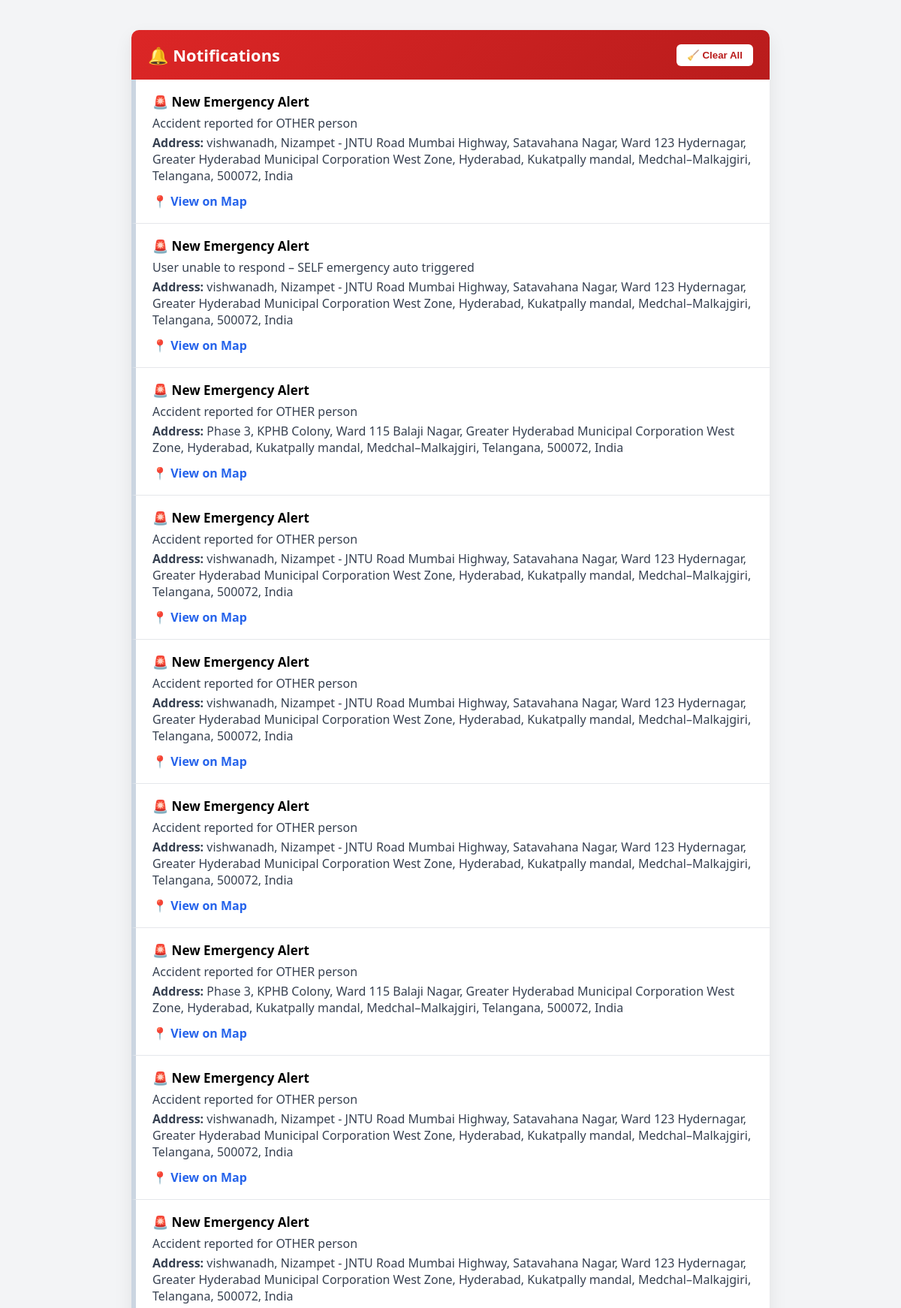
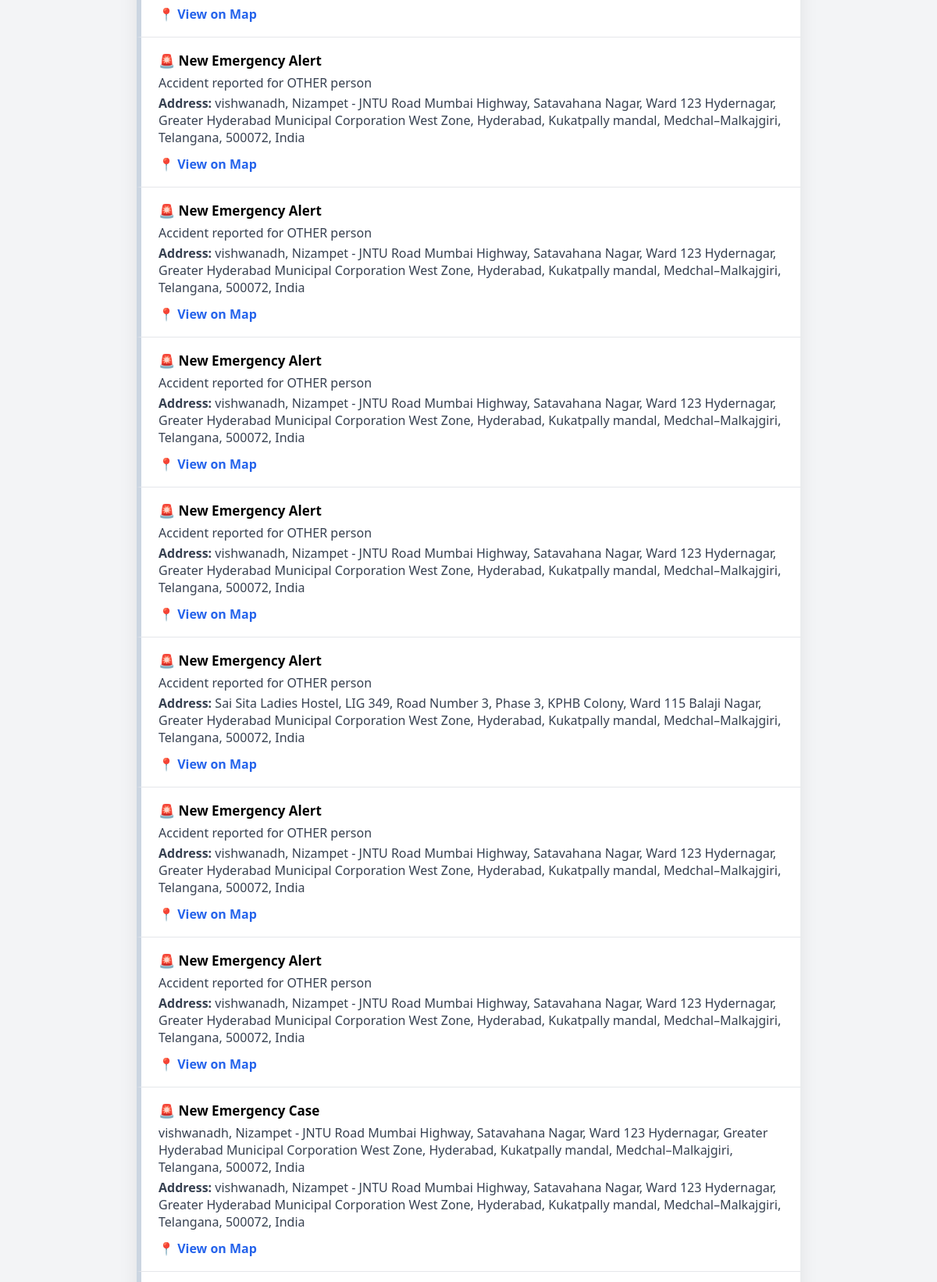
The page /notifications/ (signed in, upper part) on the database its author committed (2 pictures, top to bottom).
### Alert_system/models.py (models this page shows)
class Notification(models.Model):
    user = models.ForeignKey(User, on_delete=models.CASCADE, related_name="notifications")
    title = models.CharField(max_length=255)
    message = models.TextField()
    address = models.TextField(blank=True)
    latitude = models.FloatField(null=True, blank=True)
    longitude = models.FloatField(null=True, blank=True)
    public_alert = models.ForeignKey(
        "PolicePublicAlert",
        null=True,
        blank=True,
        on_delete=models.CASCADE
    )
    is_read = models.BooleanField(default=False)
    created_at = models.DateTimeField(auto_now_add=True)

### Alert_system/views.py (the view)
# urls.py: path("notifications/", views.notifications, name="notifications"),
@login_required
def notifications(request):
    notes = request.user.notifications.order_by("-created_at")
    request.user.notifications.filter(is_read=False).update(is_read=True)
    return render(request, "notifications.html", {
        "notifications": notes
    })

### templates/notifications.html (shortened to what this page needs)
{% load static %}
<!DOCTYPE html>
<html lang="en">
<head>
</head>
<body>
<div class="container">
    <div class="header">
        <h2>🔔 Notifications</h2>
        {% if notifications %}
        <form method="POST" action="{% url 'clear_notifications' %}">
            <button class="clear-btn">🧹 Clear All</button>
        </form>
        {% endif %}
    </div>
    {% for note in notifications %}
    <div class="notification {% if not note.is_read %}new{% endif %}">
        <h4>
            {{ note.title }}
        </h4>
        <p>{{ note.message }}</p>
        <p><strong>Address:</strong> {{ note.address }}</p>
        <a class="map-link" target="_blank"
           href="https://maps.google.com/?q={{ note.latitude }},{{ note.longitude }}">
            📍 View on Map
        </a>
    </div>
    {% empty %}
    <p class="empty">No notifications available 🚫</p>
    {% endfor %}
</div>
</body>
</html>

### templates/notifications.html (style rules this page uses)
body { font-family: "Segoe UI", Tahoma, sans-serif; background: #f3f4f6; margin: 0; padding: 0; }
.container { max-width: 850px; margin: 40px auto; background: #ffffff; border-radius: 10px; box-shadow: 0 10px 25px rgba(0,0,0,0.08); overflow: hidden; }
.header { display: flex; justify-content: space-between; align-items: center; padding: 18px 22px; background: linear-gradient(135deg, #dc2626, #b91c1c); color: white; }
.header h2 { margin: 0; font-size: 22px; }
.clear-btn { background: white; color: #b91c1c; border: none; padding: 7px 14px; border-radius: 6px; font-weight: bold; cursor: pointer; }
.notification { padding: 18px 22px; border-bottom: 1px solid #e5e7eb; border-left: 6px solid #cbd5e1; background: #ffffff; transition: transform 0.3s ease; }
.notification h4 { margin: 0 0 6px; font-size: 17px; display: flex; align-items: center; }
.notification p { margin: 4px 0; color: #374151; }
.map-link { display: inline-block; margin-top: 8px; text-decoration: none; color: #2563eb; font-weight: 600; }

### rows shown on the page
Notification: title "🚨 New Emergency Alert", message "Accident reported for OTHER person", address "vishwanadh, Nizampet - JNTU Road Mumbai Highway, Satavahana Nagar, Ward 123 Hydernagar, Greater Hyderabad Municipal Corporation West Zone, Hyderabad, Kukatpally mandal, Medchal–Malkajgiri, Telangana, 500072, India"
Notification: title "🚨 New Emergency Alert", message "User unable to respond – SELF emergency auto triggered", address "vishwanadh, Nizampet - JNTU Road Mumbai Highway, Satavahana Nagar, Ward 123 Hydernagar, Greater Hyderabad Municipal Corporation West Zone, Hyderabad, Kukatpally mandal, Medchal–Malkajgiri, Telangana, 500072, India"
Notification: title "🚨 New Emergency Alert", message "Accident reported for OTHER person", address "Phase 3, KPHB Colony, Ward 115 Balaji Nagar, Greater Hyderabad Municipal Corporation West Zone, Hyderabad, Kukatpally mandal, Medchal–Malkajgiri, Telangana, 500072, India"
Notification: title "🚨 New Emergency Alert", message "Accident reported for OTHER person", address "vishwanadh, Nizampet - JNTU Road Mumbai Highway, Satavahana Nagar, Ward 123 Hydernagar, Greater Hyderabad Municipal Corporation West Zone, Hyderabad, Kukatpally mandal, Medchal–Malkajgiri, Telangana, 500072, India"
Notification: title "🚨 New Emergency Alert", message "Accident reported for OTHER person", address "vishwanadh, Nizampet - JNTU Road Mumbai Highway, Satavahana Nagar, Ward 123 Hydernagar, Greater Hyderabad Municipal Corporation West Zone, Hyderabad, Kukatpally mandal, Medchal–Malkajgiri, Telangana, 500072, India"
Notification: title "🚨 New Emergency Alert", message "Accident reported for OTHER person", address "vishwanadh, Nizampet - JNTU Road Mumbai Highway, Satavahana Nagar, Ward 123 Hydernagar, Greater Hyderabad Municipal Corporation West Zone, Hyderabad, Kukatpally mandal, Medchal–Malkajgiri, Telangana, 500072, India"
Notification: title "🚨 New Emergency Alert", message "Accident reported for OTHER person", address "Phase 3, KPHB Colony, Ward 115 Balaji Nagar, Greater Hyderabad Municipal Corporation West Zone, Hyderabad, Kukatpally mandal, Medchal–Malkajgiri, Telangana, 500072, India"
Notification: title "🚨 New Emergency Alert", message "Accident reported for OTHER person", address "vishwanadh, Nizampet - JNTU Road Mumbai Highway, Satavahana Nagar, Ward 123 Hydernagar, Greater Hyderabad Municipal Corporation West Zone, Hyderabad, Kukatpally mandal, Medchal–Malkajgiri, Telangana, 500072, India"
Notification: title "🚨 New Emergency Alert", message "Accident reported for OTHER person", address "vishwanadh, Nizampet - JNTU Road Mumbai Highway, Satavahana Nagar, Ward 123 Hydernagar, Greater Hyderabad Municipal Corporation West Zone, Hyderabad, Kukatpally mandal, Medchal–Malkajgiri, Telangana, 500072, India"
Notification: title "🚨 New Emergency Alert", message "Accident reported for OTHER person", address "vishwanadh, Nizampet - JNTU Road Mumbai Highway, Satavahana Nagar, Ward 123 Hydernagar, Greater Hyderabad Municipal Corporation West Zone, Hyderabad, Kukatpally mandal, Medchal–Malkajgiri, Telangana, 500072, India"
Notification: title "🚨 New Emergency Alert", message "Accident reported for OTHER person", address "vishwanadh, Nizampet - JNTU Road Mumbai Highway, Satavahana Nagar, Ward 123 Hydernagar, Greater Hyderabad Municipal Corporation West Zone, Hyderabad, Kukatpally mandal, Medchal–Malkajgiri, Telangana, 500072, India"
Notification: title "🚨 New Emergency Alert", message "Accident reported for OTHER person", address "vishwanadh, Nizampet - JNTU Road Mumbai Highway, Satavahana Nagar, Ward 123 Hydernagar, Greater Hyderabad Municipal Corporation West Zone, Hyderabad, Kukatpally mandal, Medchal–Malkajgiri, Telangana, 500072, India"
Notification: title "🚨 New Emergency Alert", message "Accident reported for OTHER person", address "vishwanadh, Nizampet - JNTU Road Mumbai Highway, Satavahana Nagar, Ward 123 Hydernagar, Greater Hyderabad Municipal Corporation West Zone, Hyderabad, Kukatpally mandal, Medchal–Malkajgiri, Telangana, 500072, India"
Notification: title "🚨 New Emergency Alert", message "Accident reported for OTHER person", address "Sai Sita Ladies Hostel, LIG 349, Road Number 3, Phase 3, KPHB Colony, Ward 115 Balaji Nagar, Greater Hyderabad Municipal Corporation West Zone, Hyderabad, Kukatpally mandal, Medchal–Malkajgiri, Telangana, 500072, India"
Notification: title "🚨 New Emergency Alert", message "Accident reported for OTHER person", address "vishwanadh, Nizampet - JNTU Road Mumbai Highway, Satavahana Nagar, Ward 123 Hydernagar, Greater Hyderabad Municipal Corporation West Zone, Hyderabad, Kukatpally mandal, Medchal–Malkajgiri, Telangana, 500072, India"
Notification: title "🚨 New Emergency Alert", message "Accident reported for OTHER person", address "vishwanadh, Nizampet - JNTU Road Mumbai Highway, Satavahana Nagar, Ward 123 Hydernagar, Greater Hyderabad Municipal Corporation West Zone, Hyderabad, Kukatpally mandal, Medchal–Malkajgiri, Telangana, 500072, India"
Notification: title "🚨 New Emergency Case", message "vishwanadh, Nizampet - JNTU Road Mumbai Highway, Satavahana Nagar, Ward 123 Hydernagar, Greater Hyderabad Municipal Corporation West Zone, Hyderabad, Kukatpally mandal, Medchal–Malkajgiri, Telangana, 500072, India", address "vishwanadh, Nizampet - JNTU Road Mumbai Highway, Satavahana Nagar, Ward 123 Hydernagar, Greater Hyderabad Municipal Corporation West Zone, Hyderabad, Kukatpally mandal, Medchal–Malkajgiri, Telangana, 500072, India"
